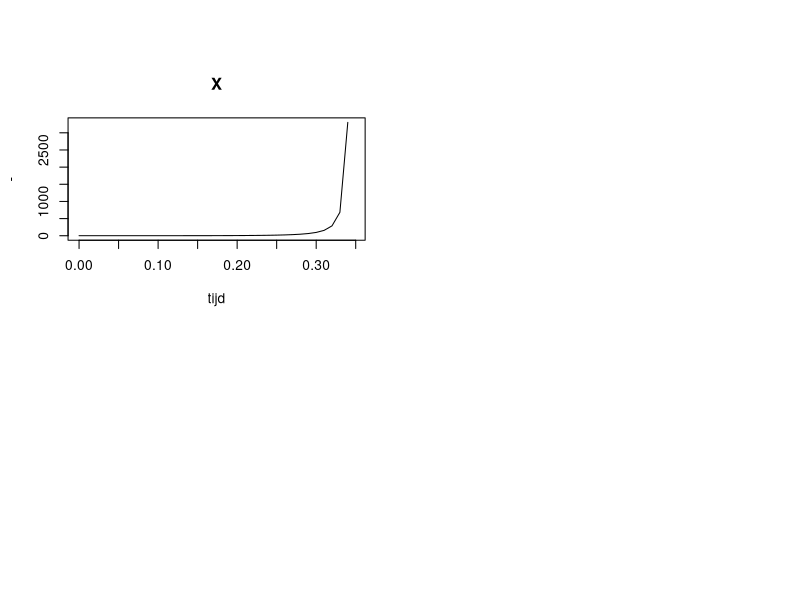

This figure's R source: (Note: this script raises an error after producing the figure.)
## ---- chunk 1
knitr::opts_chunk$set(echo = TRUE)
## ---- chunk 2
parameters <- c(a = -8/3,
                b = -10,
                c = 28)

state <- c(X = 1,
           Y = 1,
           Z = 1)
## ---- chunk 3
Lorenz <- function(t, state, parameters){
  with(as.list(c(state, parameters)), {
    # Snelheid van de verandering
    dX <- a*X + Y*Z
    dY <- b * (Y - Z)
    dZ <- X*Y + c*Y - Z
    
    # Return de snelheid van de verandering
    list(c(dX, dY, dZ))
  })
}
## ---- chunk 4
times <- seq(0, 100, by = 0.01)
## ---- chunk 5
library(deSolve)
out <- ode(y = state, 
           times = times, 
           func = Lorenz, 
           parms = parameters)
head(out)
## ---- chunk 6
par(oma = c(0, 0, 3, 0))
plot(out, xlab = "tijd", ylab = "-")
plot(out[, "X"], out[, "Z"], pch = ".")
mtext(outer = TRUE, side = 3, "Lorenz model", cex = 1.5)
## ---- chunk 7
library(deSolve)
combustion <- function(t, y, parms) list(y^2 * (1 - y) )

yini <- 0.01
times <- 0 : 200

out <- ode(times = times, y = yini, parms = 0, func = combustion)
out2 <- ode(times = times, y = yini*2, parms = 0, func = combustion)
out3 <- ode(times = times, y = yini*3, parms = 0, func = combustion)
out4 <- ode(times = times, y = yini*3, parms = 0, func = combustion)
## ---- chunk 8
plot(out, out2, out3, out4, main = "combustion")
legend("bottomright", lty = 1:4, col = 1:4, legend = 1:4, title = "yini*i")
## ---- chunk 9
head(ccl4data)
## ---- chunk 10
obs <- subset (ccl4data, animal == "A", c(time, ChamberConc))
names(obs) <- c("time", "CP")
head(obs)
## ---- chunk 11
parms <- c(0.182, 4.0, 4.0, 0.08, 0.04, 0.74, 0.05, 0.15, 0.32, 16.17,281.48, 13.3, 16.17, 5.487, 153.8, 0.04321671, 0.40272550, 951.46, 0.02, 1.0,  3.80000000)

yini <- c(AI = 21, AAM = 0, AT = 0, AF = 0, AL = 0, CLT = 0, AM = 0)
out <- ccl4model(times = seq(0, 6, by = 0.05), y = yini, parms = parms)
par2 <- parms
par2[1] <- 0.1
out2 <- ccl4model(times = seq(0, 6, by = 0.05), y = yini, parms = par2)
par3 <- parms
par3[1] <- 0.05
out3 <- ccl4model(times = seq(0, 6, by = 0.05), y = yini, parms = par3)

## ---- chunk 12
plot(out, out2, out3, 
     which = c("AI", "MASS", "CP"), 
     col = c("black", "red", "green"), lwd = 2,
     obs = obs, 
     obspar = list(pch = 18, col = "blue", 
                   cex = 1.2))
legend("topright", lty = c(1,2,3,NA), pch = c(NA, NA, NA, 18), col = c("black", "red", "green", "blue"), lwd = 2,
       legend = c("par1", "par2", "par3", "obs"))


## ---- chunk 13
obs2 <- data.frame(time = 6, MASS = 12)
plot(out, out2, out3, lwd = 2,
     obs = list(obs, obs2),
     obspar = list(pch = c(16, 18), col = c("blue", "black"), cex = c(1.2, 2))
     )
## ---- chunk 14
hist(out, col = grey(seq(0, 1, by = 0.1)), 
     mfrow = c(3, 4))
